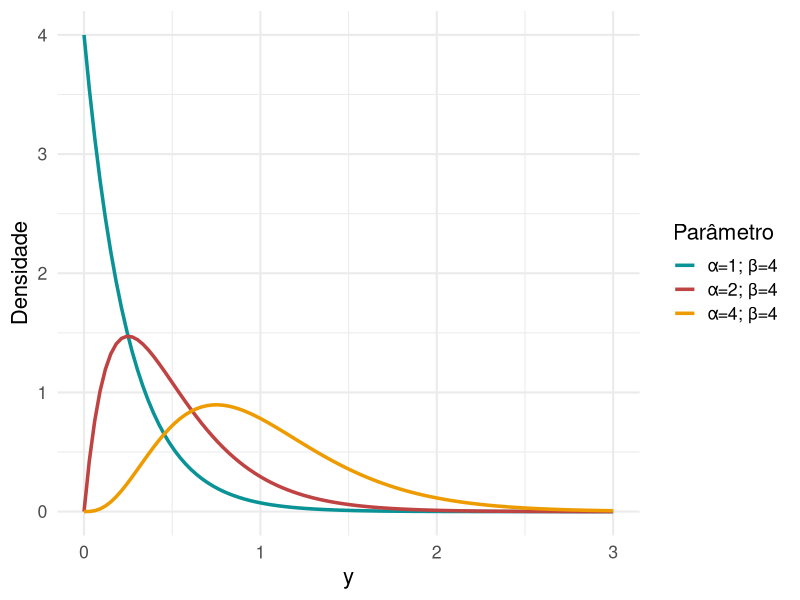
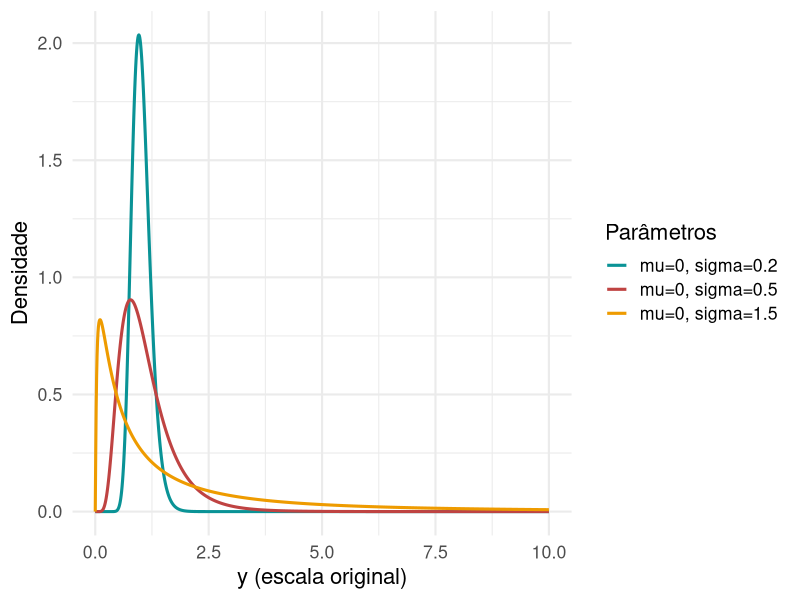

These charts were generated, in order, by the following R code:
#                                 #
#          - Figuras -            #
#            Aula 04              #
#                                 #
###################################


# Carregando os pacotes
#~~~~~~~~~~~~~~~~~~~~~~~~
library(ggplot2)
library(dplyr)
library(tidyr)


# Definindo o diretório base
#~~~~~~~~~~~~~~~~~~~~~~~~~~~~
setwd("~/OneDrive/Arbeit/Lectures_and_Talks/UFRN/Lectures/ECL0072-GLM_GAM/")



######################
# Distribuição Gama #
#####################

# Parâmetros expressos em termos de alpha (shape) e beta (rate)
# ao invés de k e theta


alpha_vals <- c(1, 2, 4)   # diferentes formatos
beta <- 4                  # taxa fixa (beta = 1/theta)


# Sequência de x
x <- seq(0, 3, length.out = 100)



# Densidades
dens <- expand.grid(x = x, alpha = alpha_vals) |>
  mutate(dens = dgamma(x, shape = alpha, rate = beta),
         curva = paste0("α=", alpha, ";"," β=4", sep =""))


# Figura
p1 <- ggplot(dens, aes(x, dens, color = curva)) +
      geom_line(linewidth = 1.2) +
      #geom_point() +
      # linha vertical em x=1
      coord_cartesian(xlim = c(0, 3)) +
      theme_minimal(base_size = 16) +
      #scale_color_brewer(palette = "Spectral") +
      scale_color_manual(values = c("#0a9396", "#bf4342", "#ee9b00")) +
      labs(x = "y", y = "Densidade", color = "Parâmetro") 

  
ggsave(plot = p1,
         filename ="Figuras/Distribuicao_Gamma.png", 
         width = 10,
         height = 4,
         dpi = 350)



###########################
# Distribuição log-Normal #
###########################


## Definindo parâmetros da log-Normal (mu fixo) ##
log_mu <- 0  #mu na escala log (exp(0) = 1)
log_sigma <- c(0.2, 0.5,1.5)  # sd na escala log


## Criando a variável y ##
y_max <- 10
y <- seq(1e-4, y_max, length.out = 1000)


## Simulando a log-Normal ##
dens_df <- expand.grid(x = y, mu = log_mu, sigma = log_sigma) %>%
           mutate(density = dlnorm(x, meanlog = mu, sdlog = sigma),
                  label = paste0("mu=", mu, ", sigma=", sigma))


## Plot ##

p2 <- ggplot(dens_df, aes(x = x, y = density, color = label)) +
  geom_line(size = 1.05) +
  coord_cartesian(xlim = c(0, y_max)) +
  labs(x = "y (escala original)", y = "Densidade", color = "Parâmetros", fill = "") +
  scale_color_manual(values = c("#0a9396", "#bf4342", "#ee9b00")) +
  theme_minimal(base_size = 16)




ggsave(plot = p2,
       filename ="Figuras/Distribuicao_logNormal.png", 
       width = 10,
       height = 4,
       dpi = 350)
